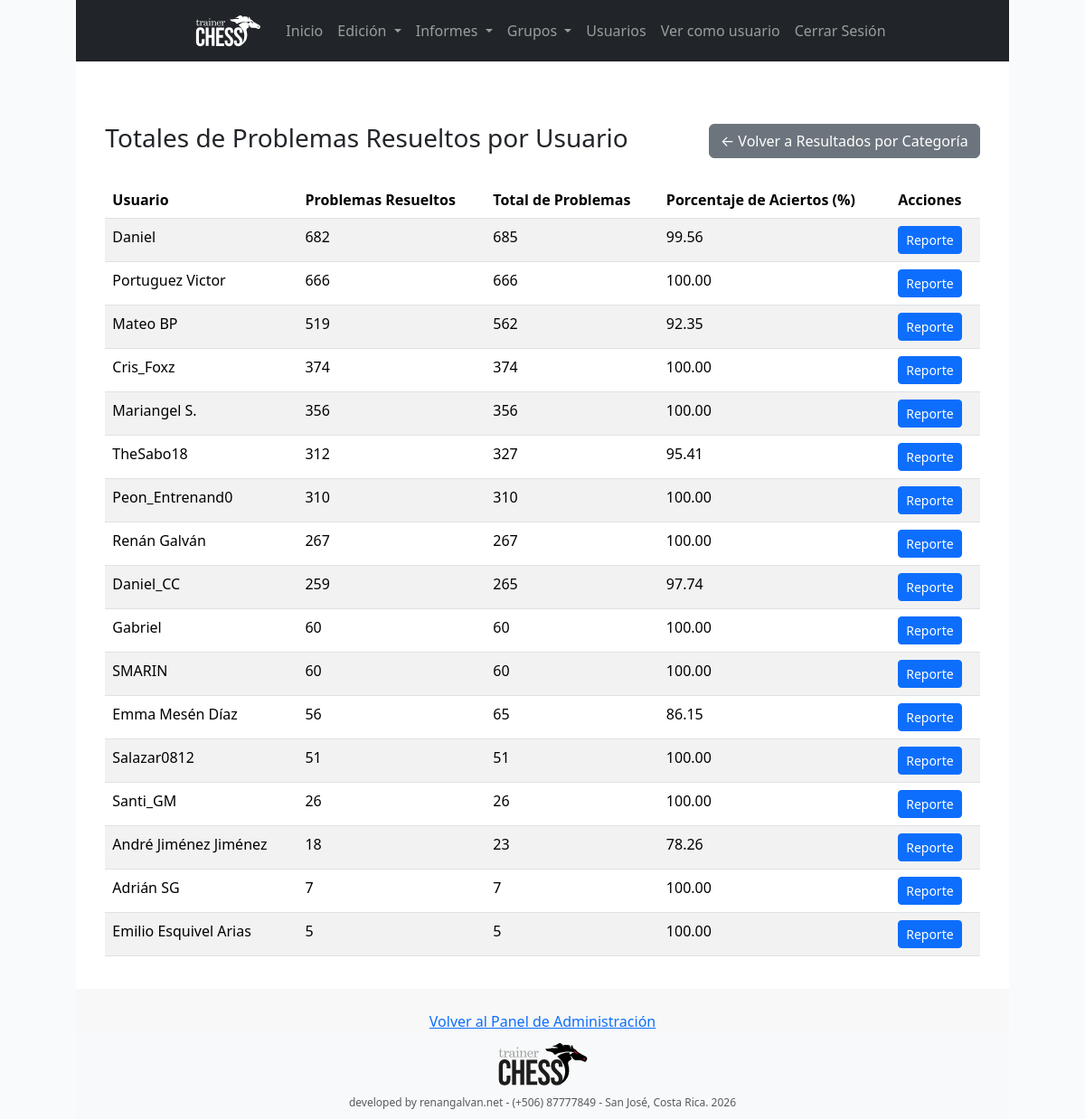
The page /admin/ver_totales_usuario.php (signed in) on the database as committed earlier.
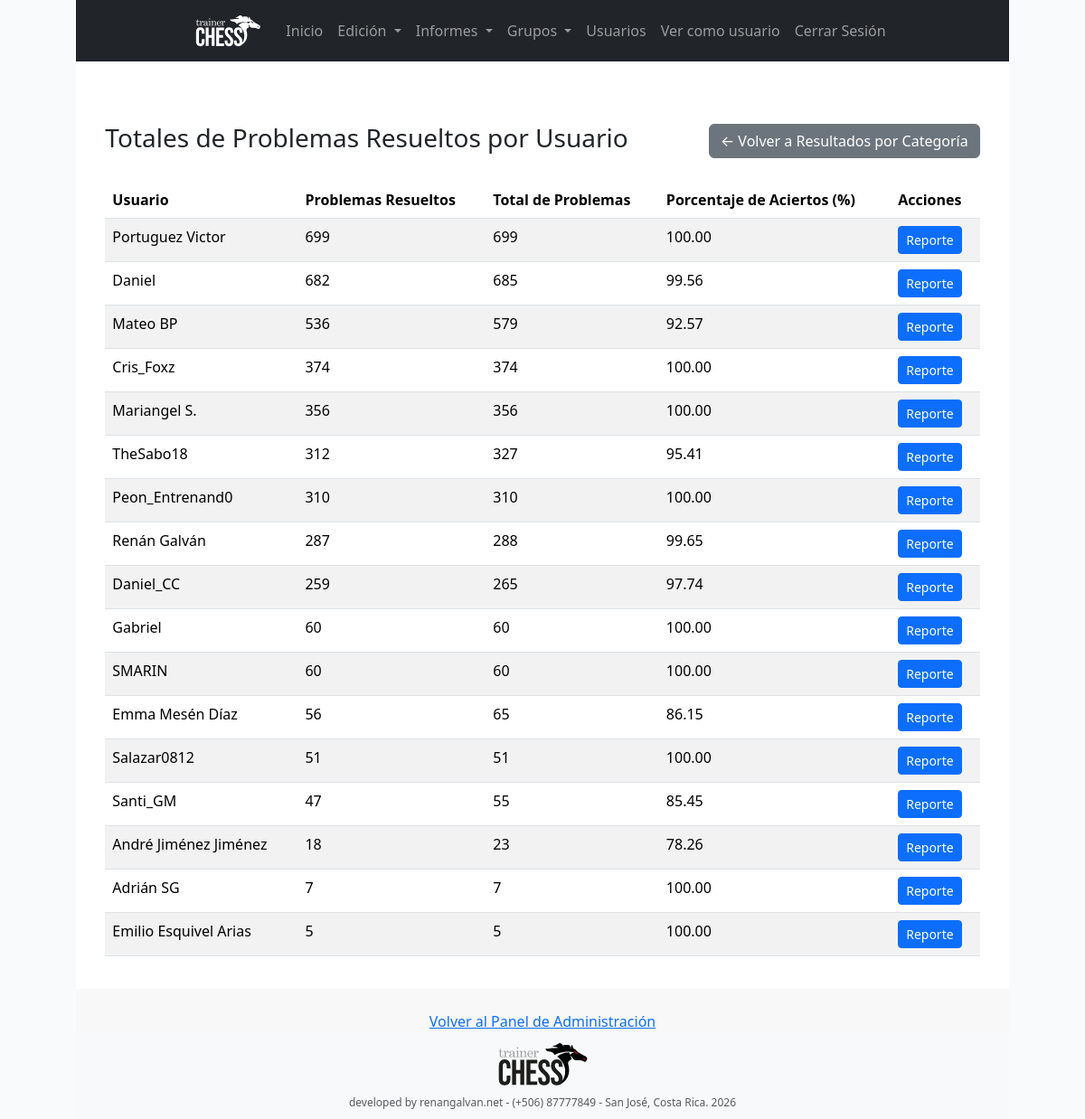
The same page on the database as committed later.
### tables this page shows
CREATE TABLE `usuarios` (
  `id_usuarios` int(11) NOT NULL,
  `nombre_usuario` varchar(50) NOT NULL,
  `nombre_completo` varchar(255) DEFAULT NULL,
  `email` varchar(100) NOT NULL,
  `password` varchar(255) NOT NULL,
  `fecha_registro` timestamp NOT NULL DEFAULT current_timestamp(),
  `autorizado` tinyint(1) NOT NULL DEFAULT 0,
  `rol` enum('usuario','instructor','creador_contenido','administrador') NOT NULL DEFAULT 'usuario',
  `nivel_ajedrez` enum('Principiante','Intermedio','Avanzado') NOT NULL DEFAULT 'Principiante',
  `rating` int(11) DEFAULT 1200,
  `reset_token_hash` varchar(64) DEFAULT NULL,
  `reset_token_expires_at` datetime DEFAULT NULL
);

### admin/ver_totales_usuario.php (the view, shortened to what this page needs)
<?php
require_once 'includes/header.php';
$sql = "
    SELECT
        u.id_usuarios,
        u.nombre_usuario,
        SUM(rc.problemas_resueltos) AS total_resueltos,
        SUM(rc.total_problemas) AS total_general,
        (SUM(rc.problemas_resueltos) / SUM(rc.total_problemas)) * 100 AS porcentaje_total
    FROM
        resultados_categorias rc
    JOIN
        usuarios u ON rc.id_usuarios = u.id_usuarios
    GROUP BY
        u.nombre_usuario
    ORDER BY
        total_resueltos DESC;
";
$totales_usuario = [];
if ($result = $conn->query($sql)) {
    while ($row = $result->fetch_assoc()) {
        $totales_usuario[] = $row;
    }
}
?>
<div class="admin-container">
    <?php require_once 'includes/sidebar.php';  ?>
    <main class="main-content">
        <div class="container mt-5">
            <div class="d-flex justify-content-between align-items-center mb-4">
                <h3>Totales de Problemas Resueltos por Usuario</h3>
                <a href="ver_resultados.php" class="btn btn-secondary">&larr; Volver a Resultados por Categoría</a>
            </div>
            <?php if (empty($totales_usuario)): ?>
                <div class="alert alert-info">
                    Aún no hay totales de usuarios para mostrar.
                </div>
            <?php else: ?>
                <div class="table-responsive">
                    <table class="table table-striped table-hover">
                        <thead class="thead-dark">
                            <tr>
                                <th>Usuario</th>
                                <th>Problemas Resueltos</th>
                                <th>Total de Problemas</th>
                                <th>Porcentaje de Aciertos (%)</th>
                                <th>Acciones</th>
                            </tr>
                        </thead>
                        <tbody>
                            <?php foreach ($totales_usuario as $fila): ?>
                                <tr>
                                    <td><?php echo htmlspecialchars($fila['nombre_usuario']); ?></td>
                                    <td><?php echo htmlspecialchars($fila['total_resueltos']); ?></td>
                                    <td><?php echo htmlspecialchars($fila['total_general']); ?></td>
                                    <td><?php echo htmlspecialchars(number_format($fila['porcentaje_total'], 2)); ?></td>
                                    <td>
                                        <a href="ver_reporte_usuario.php?id=<?php echo urlencode($fila['id_usuarios']); ?>" class="btn btn-sm btn-primary">Reporte</a>
                                    </td>
                                </tr>
                            <?php endforeach; ?>
                        </tbody>
                    </table>
                </div>
            <?php endif; ?>
        </div>
    </main>
</div>
<?php
require_once 'includes/footer.php';
?>

### admin/includes/header.php (shortened to what this page needs)
<!DOCTYPE html>
<html lang="es">
<head>
    <link href="https://cdn.jsdelivr.net/npm/bootstrap@5.3.3/dist/css/bootstrap.min.css" rel="stylesheet">
    <link rel="stylesheet" href="https://cdnjs.cloudflare.com/ajax/libs/font-awesome/6.5.2/css/all.min.css" />
    <link rel="stylesheet" href="../css/style.css">
</head>
<body style="background-color: #f8f8f8;">
        <?php require_once 'includes/sidebar.php'; ?>

### admin/includes/sidebar.php (shortened to what this page needs)
<nav class="navbar navbar-expand-lg navbar-dark bg-dark">
    <div class="container-fluid">
        <a class="navbar-brand" href="../index.php">
            <img src="../img/logo_blanco.svg" alt="Chess Trainer Logo" width="80"  class="d-inline-block align-text-top">
        </a>
        <div class="collapse navbar-collapse" id="navbarNav">
            <ul class="navbar-nav me-auto mb-2 mb-lg-0">
                <li class="nav-item"><a class="nav-link" href="index.php">Inicio</a></li>
                <li class="nav-item dropdown">
                    <a class="nav-link dropdown-toggle" href="#" id="navbarDropdownEdicion" role="button" data-bs-toggle="dropdown" aria-expanded="false">
                        Edición
                    </a>
                </li>
                <li class="nav-item dropdown">
                    <a class="nav-link dropdown-toggle" href="#" id="navbarDropdownInformes" role="button" data-bs-toggle="dropdown" aria-expanded="false">
                        Informes
                    </a>
                </li>
                <?php if (isset($_SESSION['rol']) && in_array($_SESSION['rol'], ['administrador', 'instructor'])): ?>
                <li class="nav-item dropdown">
                    <a class="nav-link dropdown-toggle" href="#" id="navbarDropdownGrupos" role="button" data-bs-toggle="dropdown" aria-expanded="false">
                        Grupos
                    </a>
                </li>
                <li class="nav-item"><a class="nav-link" href="gestionar_usuarios.php">Usuarios</a></li>
                <?php endif; ?>
            </ul>
            <ul class="navbar-nav">
                <li class="nav-item"><a class="nav-link" href="../index.php" target="_blank" title="Abrir la vista de usuario en una nueva pestaña">Ver como usuario</a></li>
                <li class="nav-item"><a class="nav-link" href="../logout.php">Cerrar Sesión</a></li>
            </ul>
        </div>
    </div>
</nav>

### admin/includes/footer.php (shortened to what this page needs)
<div class="text-center mt-4">
            <a href="index.php">Volver al Panel de Administración</a>
        </div>
    <footer class="footer mt-auto py-2 bg-light">
        <div class="container text-center">
            <img src="../img/logo_ct.svg" alt="Chess Trainer Logo" style="width: 110px; height: auto;"><br/>
            <span class="text-muted" style="font-size: 0.75rem;">developed by renangalvan.net - (+506) 87777849 - San José, Costa Rica. <?php echo date('Y'); ?></span>
        </div>
    </footer>
</body>
</html>

### css/style.css (style rules this page uses)
main { flex: 1; padding: 20px; }
footer { background-color: #333; color: #fff; text-align: center; padding: 10px 0; width: 100%; }
.admin-container { width: 100%; display: flex; background-color: #a9a9a9; }
.main-content { flex-grow: 1; background-color: #fff; */ }
@media (min-width: 992px) { .container-fluid { padding-left: 8rem; padding-right: 8rem; } }
html, body.login-page { background: #f8fafc !important; background-color: #f8fafc !important; min-height: 100vh; display: flex; flex-direction: column; justify-content: center; align-items: center; color: #1e293b !important; font-family: 'Segoe UI', system-ui, -apple-system, sans-serif; position: relative; overflow-x: hidden; }

Rows that differ between the two databases and show on the page:
changed usuarios "Portuguez Victor": total_resueltos "666" → "699"; total_general "666" → "699"; moves up the list
changed usuarios "Mateo BP": total_resueltos "519" → "536"; total_general "562" → "579"; porcentaje_total "92.35" → "92.57"
changed usuarios "Renán Galván": total_resueltos "267" → "287"; total_general "267" → "288"; porcentaje_total "100.00" → "99.65"
changed usuarios "Santi_GM": total_resueltos "26" → "47"; total_general "26" → "55"; porcentaje_total "100.00" → "85.45"
